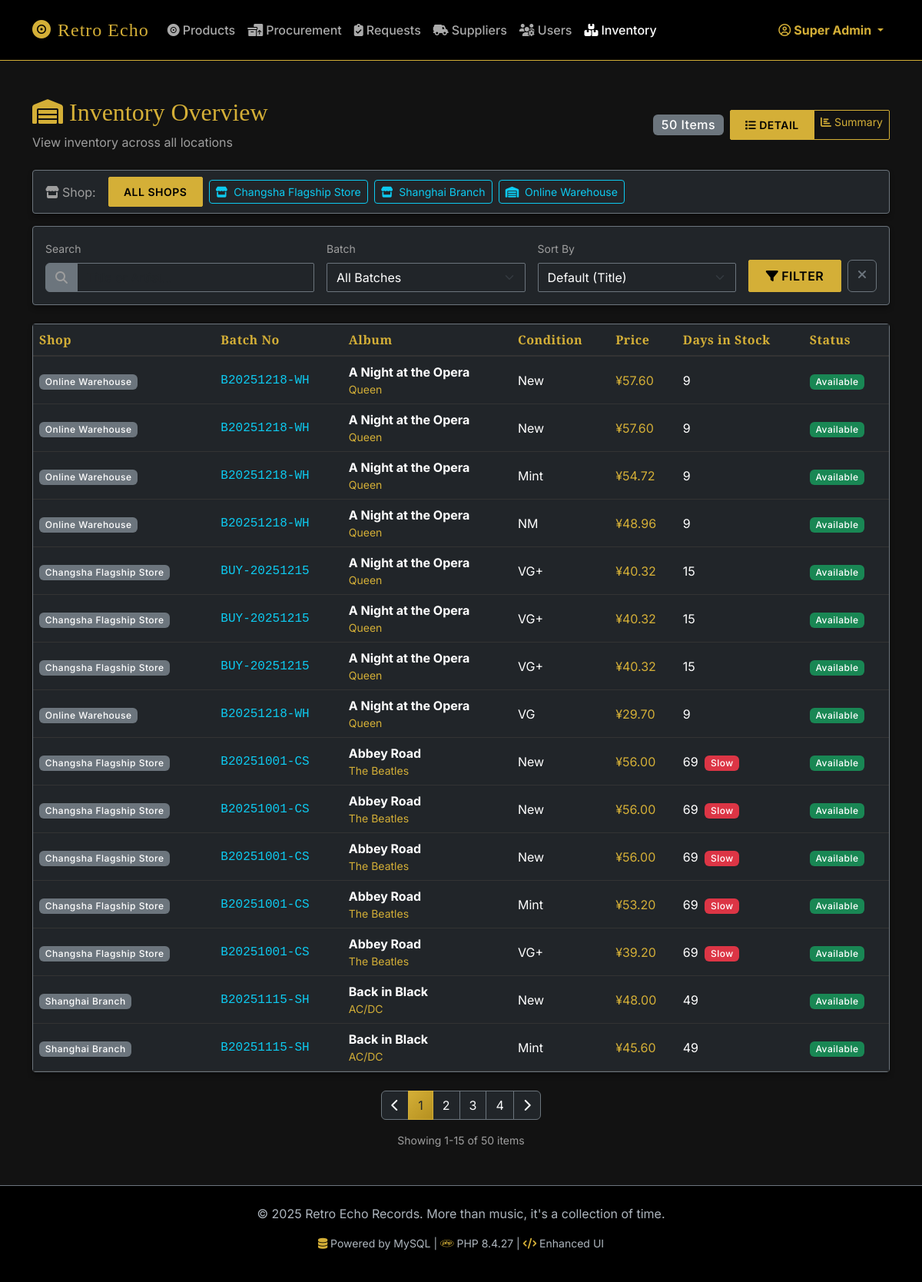
Screenshot of /admin/inventory.php?view=detail&page=1 (signed in) with the database file from the repository.
### tables this page shows
CREATE TABLE StockItem (
    StockItemID INT AUTO_INCREMENT PRIMARY KEY,
    ReleaseID INT NOT NULL,
    ShopID INT NOT NULL,
    SourceType ENUM('Supplier', 'Buyback') NOT NULL,  
    SourceOrderID INT,  
    BatchNo VARCHAR(50) NOT NULL,
    ConditionGrade ENUM('New', 'Mint', 'NM', 'VG+', 'VG') NOT NULL,
    Status ENUM('Available', 'Sold', 'Reserved', 'InTransit') DEFAULT 'Available',
    UnitPrice DECIMAL(10,2) NOT NULL,
    AcquiredDate DATETIME DEFAULT CURRENT_TIMESTAMP,
    DateSold DATETIME DEFAULT NULL,
    FOREIGN KEY (ReleaseID) REFERENCES ReleaseAlbum(ReleaseID),
    FOREIGN KEY (ShopID) REFERENCES Shop(ShopID)
     
);

### public/admin/inventory.php (the view, shortened to what the rows shown need)
<?php
require_once __DIR__ . '/../../includes/auth_guard.php';
require_once __DIR__ . '/../../includes/functions.php';
require_once __DIR__ . '/../../includes/db_procedures.php';
$selectedShopId = isset($_GET['shop_id']) ? (int)$_GET['shop_id'] : 0;
$viewMode = $_GET['view'] ?? 'summary';
$page = max(1, (int)($_GET['page'] ?? 1));
$perPage = 15;
$filters = [
    'search' => trim($_GET['q'] ?? ''),
    'batch'  => $_GET['batch'] ?? '',
    'sort'   => $_GET['sort'] ?? ''
];
if ($selectedShopId > 0) {
    $pageData = prepareInventoryPageDataPaginated($pdo, $selectedShopId, $viewMode, $page, $perPage, $filters);
} else {
    $pageData = prepareInventoryPageDataAllShopsPaginated($pdo, $viewMode, $page, $perPage, $filters);
}
$inventory = $pageData['inventory'];
require_once __DIR__ . '/../../includes/header.php';
?>
<div class="d-flex justify-content-between align-items-center mb-4">
    <div>
        <h2 class="text-warning"><i class="fa-solid fa-warehouse me-2"></i>Inventory Overview</h2>
    </div>
</div>
<?php if ($viewMode === 'summary'): ?>
<div class="card bg-dark border-secondary">
    <div class="table-responsive">
        <table class="table table-dark table-hover align-middle mb-0">
            <thead>
                <tr>
                    <?php if ($selectedShopId == 0): ?><th>Shop</th><?php endif; ?>
                    <th>Album</th>
                    <th>Genre</th>
                    <th>Condition</th>
                    <th class="text-center">Quantity</th>
                    <th>Price Range</th>
                    <th>Avg Price</th>
                </tr>
            </thead>
            <tbody>
                <?php foreach ($inventory as $item): ?>
                <tr>
                    <?php if ($selectedShopId == 0): ?>
                    <td><span class="badge bg-secondary"><?= h($item['ShopName'] ?? 'N/A') ?></span></td>
                    <?php endif; ?>
                    <td>
                        <div class="fw-bold"><?= h($item['Title']) ?></div>
                        <div class="small text-warning"><?= h($item['ArtistName']) ?></div>
                    </td>
                    <td><span class="badge bg-secondary"><?= h($item['Genre']) ?></span></td>
                    <td><?= h($item['ConditionGrade']) ?></td>
                    <td class="text-center">
                        <span class="badge <?= $item['AvailableQuantity'] < 3 ? 'bg-danger' : 'bg-success' ?> fs-6">
                            <?= $item['AvailableQuantity'] ?>
                        </span>
                    </td>
                    <td>
                        <?php if ($item['MinPrice'] == $item['MaxPrice']): ?>
                            <span class="text-warning"><?= formatPrice($item['MinPrice']) ?></span>
                        <?php else: ?>
                            <span class="text-warning"><?= formatPrice($item['MinPrice']) ?></span>
                            <span class="text-muted">~</span>
                            <span class="text-warning"><?= formatPrice($item['MaxPrice']) ?></span>
                        <?php endif; ?>
                    </td>
                    <td class="text-info"><?= formatPrice($item['AvgPrice']) ?></td>
                </tr>
                <?php endforeach; ?>
                <?php if (empty($inventory)): ?>
                <tr>
                    <td colspan="<?= $selectedShopId == 0 ? 7 : 6 ?>" class="text-center text-muted py-4">
                        <?php if (!empty($filters['search']) || !empty($filters['batch'])): ?>
                            No items match your search criteria.
                        <?php else: ?>
                            No inventory items found.
                        <?php endif; ?>
                    </td>
                </tr>
                <?php endif; ?>
            </tbody>
        </table>
    </div>
</div>
<?php else: ?>
<div class="card bg-dark border-secondary">
    <div class="table-responsive">
        <table class="table table-dark table-hover align-middle mb-0">
            <thead>
                <tr>
                    <?php if ($selectedShopId == 0): ?><th>Shop</th><?php endif; ?>
                    <th>Batch No</th>
                    <th>Album</th>
                    <th>Condition</th>
                    <th>Price</th>
                    <th>Days in Stock</th>
                    <th>Status</th>
                </tr>
            </thead>
            <tbody>
                <?php foreach ($inventory as $item): ?>
                <tr>
                    <?php if ($selectedShopId == 0): ?>
                    <td><span class="badge bg-secondary"><?= h($item['ShopName'] ?? 'N/A') ?></span></td>
                    <?php endif; ?>
                    <td class="font-monospace text-info"><?= h($item['BatchNo']) ?></td>
                    <td>
                        <div class="fw-bold"><?= h($item['Title']) ?></div>
                        <div class="small text-warning"><?= h($item['ArtistName']) ?></div>
                    </td>
                    <td><?= h($item['ConditionGrade']) ?></td>
                    <td class="text-warning"><?= formatPrice($item['UnitPrice']) ?></td>
                    <td>
                        <?php
                        $days = $item['DaysInStock'] ?? floor((time() - strtotime($item['AcquiredDate'])) / (60 * 60 * 24));
                        echo $days;
                        if ($days > 60) echo ' <span class="badge bg-danger ms-1">Slow</span>';
                        ?>
                    </td>
                    <td><span class="badge bg-success">Available</span></td>
                </tr>
                <?php endforeach; ?>
            </tbody>
        </table>
    </div>
</div>
<?php endif; ?>
<?php require_once __DIR__ . '/../../includes/footer.php'; ?>

### rows the page displays
stockitem: ShopName "Online Warehouse", BatchNo "B20251218-WH", Title "A Night at the Opera", ArtistName "Queen", ConditionGrade "New", UnitPrice "¥57.60", days "9"
stockitem: ShopName "Online Warehouse", BatchNo "B20251218-WH", Title "A Night at the Opera", ArtistName "Queen", ConditionGrade "New", UnitPrice "¥57.60", days "9"
stockitem: ShopName "Online Warehouse", BatchNo "B20251218-WH", Title "A Night at the Opera", ArtistName "Queen", ConditionGrade "Mint", UnitPrice "¥54.72", days "9"
stockitem: ShopName "Online Warehouse", BatchNo "B20251218-WH", Title "A Night at the Opera", ArtistName "Queen", ConditionGrade "NM", UnitPrice "¥48.96", days "9"
stockitem: ShopName "Changsha Flagship Store", BatchNo "BUY-20251215", Title "A Night at the Opera", ArtistName "Queen", ConditionGrade "VG+", UnitPrice "¥40.32", days "15"
stockitem: ShopName "Changsha Flagship Store", BatchNo "BUY-20251215", Title "A Night at the Opera", ArtistName "Queen", ConditionGrade "VG+", UnitPrice "¥40.32", days "15"
stockitem: ShopName "Changsha Flagship Store", BatchNo "BUY-20251215", Title "A Night at the Opera", ArtistName "Queen", ConditionGrade "VG+", UnitPrice "¥40.32", days "15"
stockitem: ShopName "Online Warehouse", BatchNo "B20251218-WH", Title "A Night at the Opera", ArtistName "Queen", ConditionGrade "VG", UnitPrice "¥29.70", days "9"
stockitem: ShopName "Changsha Flagship Store", BatchNo "B20251001-CS", Title "Abbey Road", ArtistName "The Beatles", ConditionGrade "New", UnitPrice "¥56.00", days "69", shows "Slow"
stockitem: ShopName "Changsha Flagship Store", BatchNo "B20251001-CS", Title "Abbey Road", ArtistName "The Beatles", ConditionGrade "New", UnitPrice "¥56.00", days "69", shows "Slow"
stockitem: ShopName "Changsha Flagship Store", BatchNo "B20251001-CS", Title "Abbey Road", ArtistName "The Beatles", ConditionGrade "New", UnitPrice "¥56.00", days "69", shows "Slow"
stockitem: ShopName "Changsha Flagship Store", BatchNo "B20251001-CS", Title "Abbey Road", ArtistName "The Beatles", ConditionGrade "Mint", UnitPrice "¥53.20", days "69", shows "Slow"
stockitem: ShopName "Changsha Flagship Store", BatchNo "B20251001-CS", Title "Abbey Road", ArtistName "The Beatles", ConditionGrade "VG+", UnitPrice "¥39.20", days "69", shows "Slow"
stockitem: ShopName "Shanghai Branch", BatchNo "B20251115-SH", Title "Back in Black", ArtistName "AC/DC", ConditionGrade "New", UnitPrice "¥48.00", days "49"
stockitem: ShopName "Shanghai Branch", BatchNo "B20251115-SH", Title "Back in Black", ArtistName "AC/DC", ConditionGrade "Mint", UnitPrice "¥45.60", days "49"

### other values shown
$_SESSION['username'] "Super Admin"
$totalItems "50"
$shop['Name'] "Changsha Flagship Store"
$shop['Name'] "Shanghai Branch"
$shop['Name'] "Online Warehouse"
$p "1"
$p "2"
$p "3"
$p "4"
$pagination['offset'] + 1 "1"
$pagination['total_items'] "50"
phpversion() "8.4.27"
